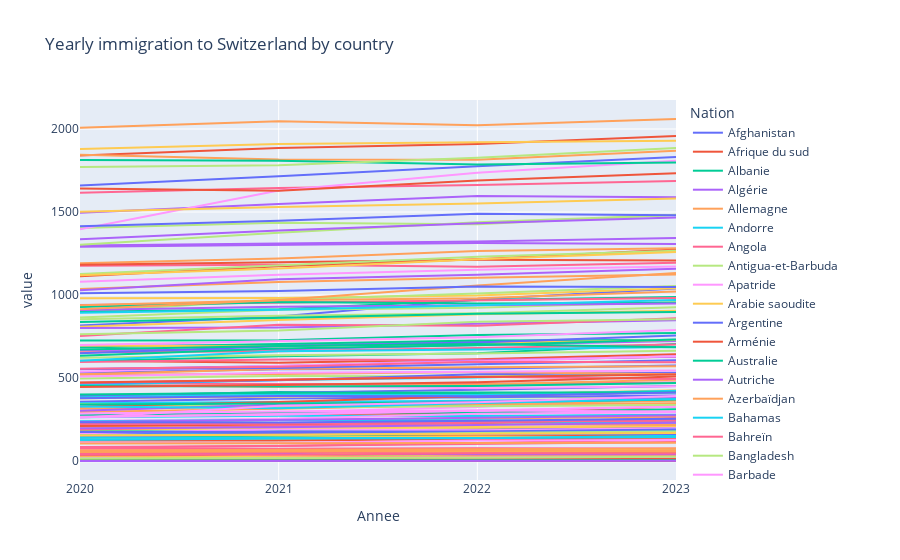

Notebook code cell kept with this figure:
### Code cell
fig = px.line(yearly_imm_by_country, title='Yearly immigration to Switzerland by country')
# Modify x-ticks
fig.update_xaxes(tickvals=np.arange(2020, 2024, 1))
fig.show()
